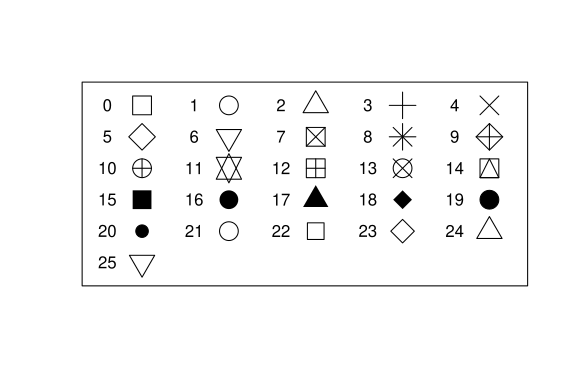

Here is the R script that generated this plot:
#grid <- expand.grid(1:5, 6:1)
#plot(grid, pch = 0:30, cex = 2.5,
     #yaxt = "n", xaxt = "n",
     #ann = FALSE, xlim = c(0.5, 5.25),
     #ylim = c(0.5, 6.5))

#grid2 <- expand.grid(seq(0.6, 4.6, 1), 6:1)
#text(grid2$Var1[1:26], grid2$Var2[1:26], 0:25)

#maybe use cbind or rbind or like in class maybe rep?
#?expand.grid

#cbind didn't work the shapes were just all over the plot
#rbind didn't work just the square showed up

?rep
#rep = repeat

x <- rep(1:5, times=6)
#repeat 1 through 5, 6 times
#the x coordinates of the plot
y <- rep(6:1, each=5)
#repeat 1 through 5, each number 5 times
#y coordinates of the plot
#both are named because in order to put it in a plot it 
#needs to know what we're referring to

plot(x, y, 
     pch = 0:30, cex = 2.5,
     yaxt = "n", xaxt = "n",
     ann = FALSE, xlim = c(0.5, 5.25),
     ylim = c(0.5, 6.5))
     
x2 <- rep(seq(0.6, 4.6, 1), times = 6)
#repeat the sequence of 0.6, 4.6, 1, 6 times and name it x2
#x coordinates for the labels, they are shifted so they don't land right 
#on top of the symbols
#the y coordinates stay the same
text(x2[1:26], y[1:26], 0:25)
#x2 is the first one because it is the horizontal position
#y is the vertical position
